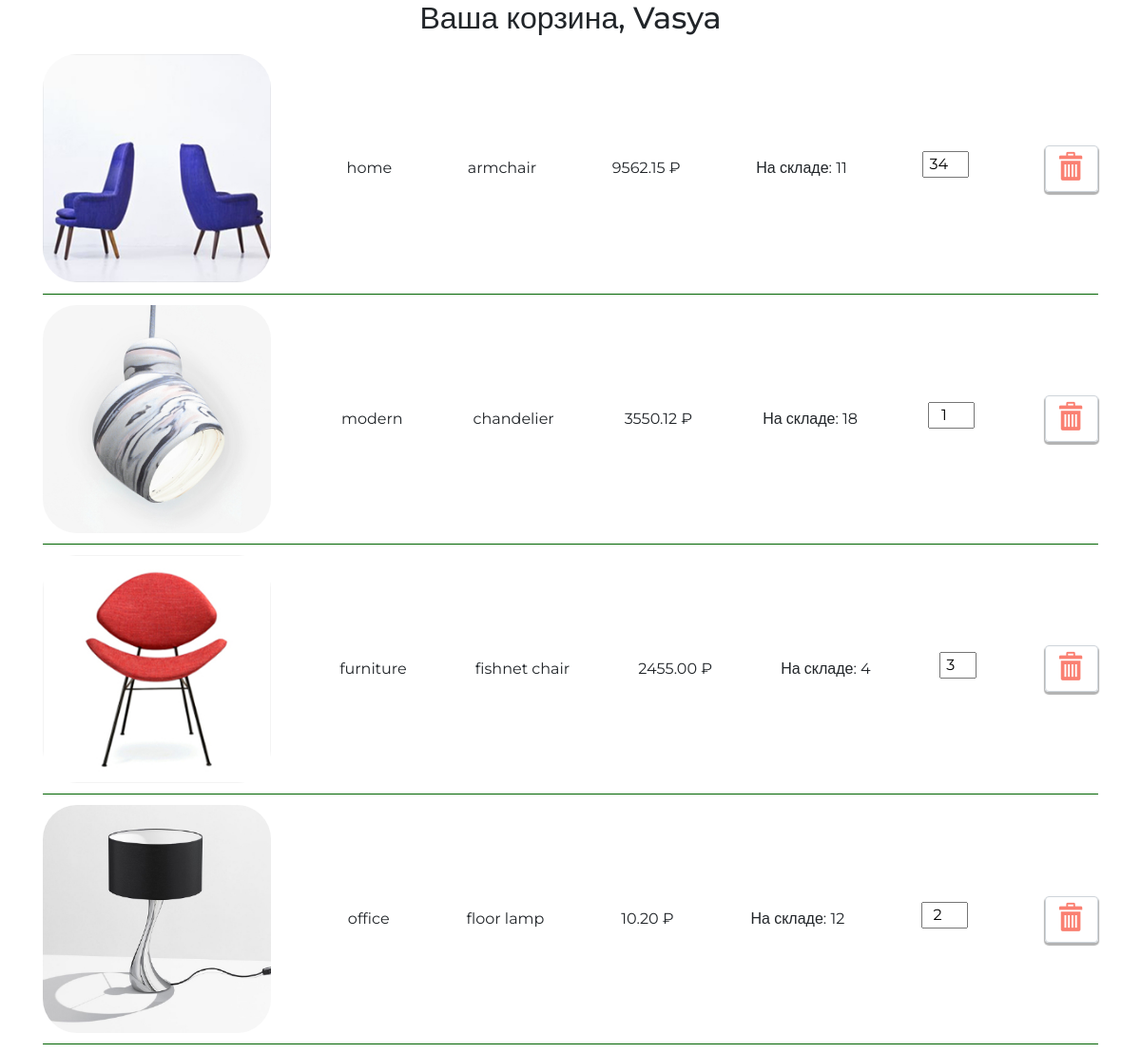
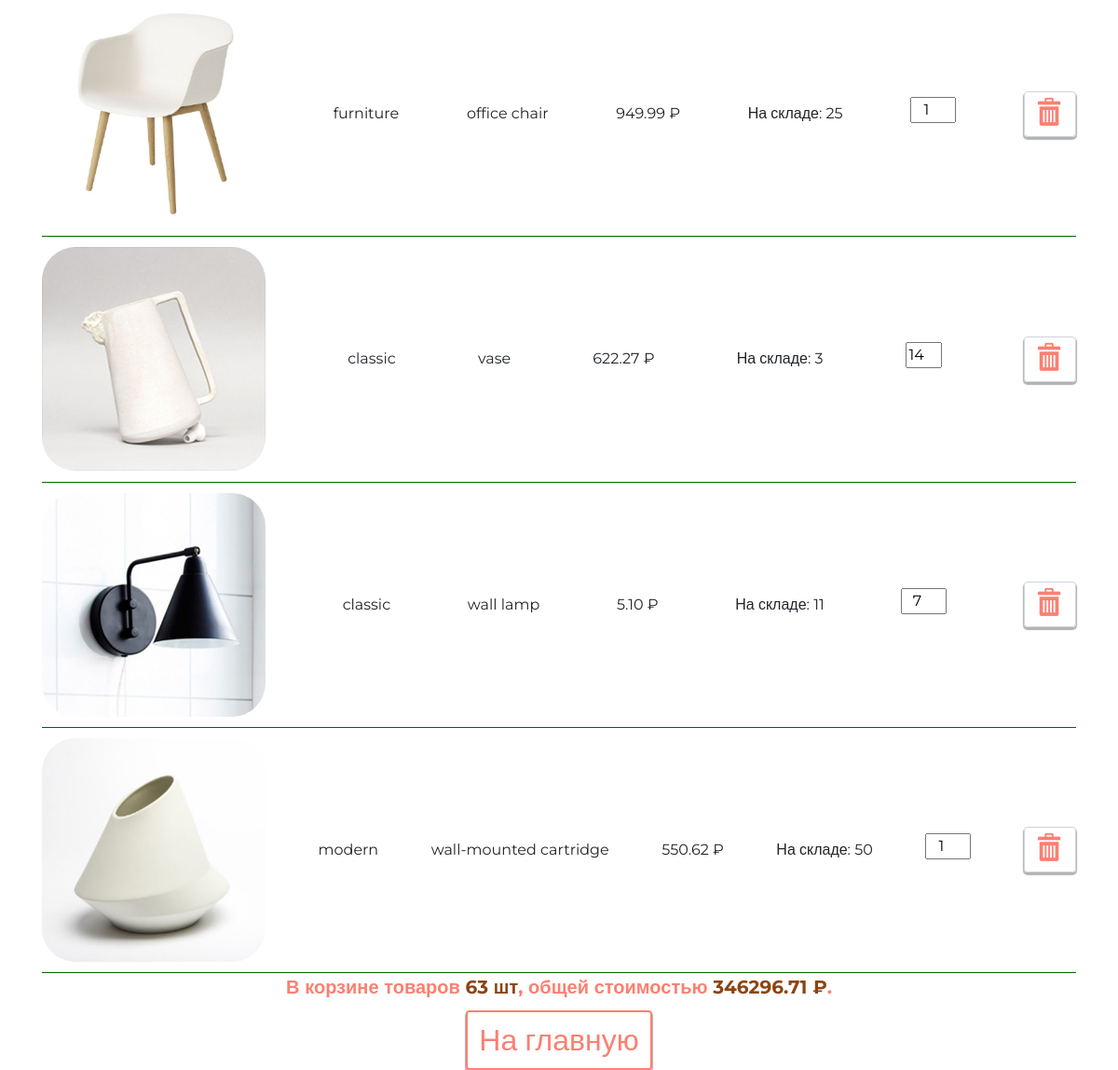
The app's page /basket/ (signed in), older data (2 pictures, top to bottom).
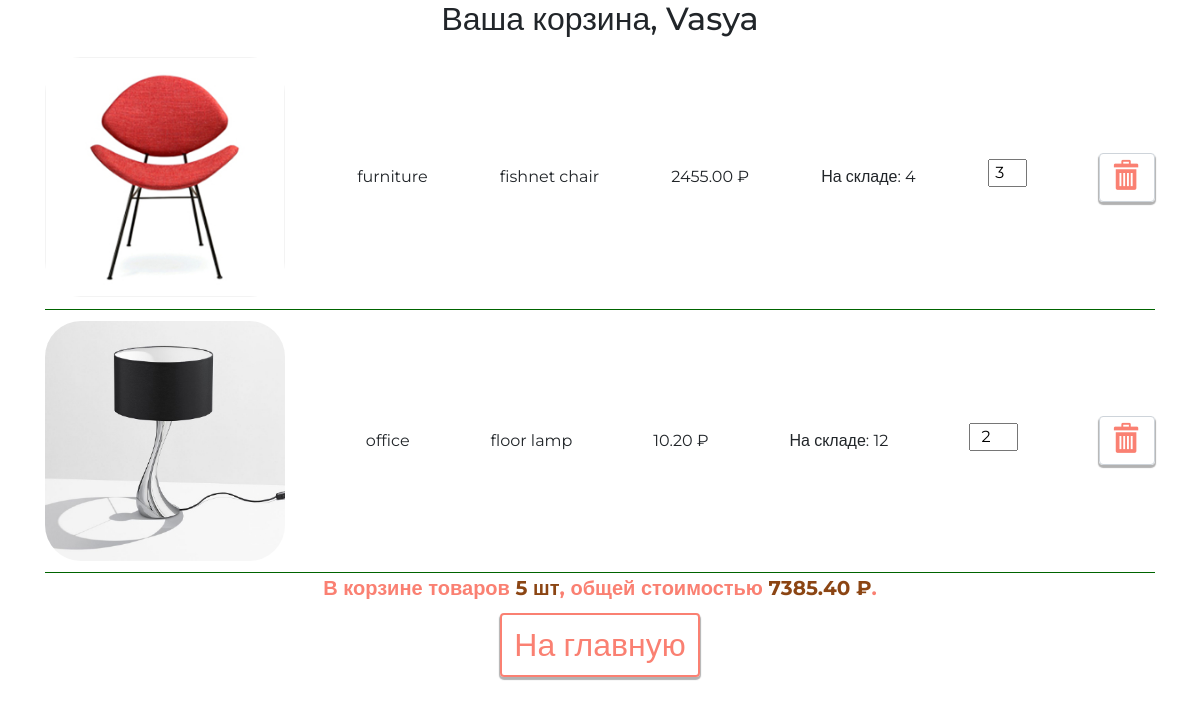
The same page, newer data.
### basketapp/models.py (models this page shows)
class BasketItem(models.Model):
    user = models.ForeignKey(
        get_user_model(),
        verbose_name='Пользователь',
        on_delete=models.CASCADE,
        related_name='user_basket'
    )
    product = models.ForeignKey(Product, verbose_name='Продукт', on_delete=models.CASCADE)
    quantity = models.PositiveIntegerField(default=0, verbose_name='Количество')
    mod_datetime = models.DateTimeField(auto_now=True,  verbose_name='Дата изменения')
    class Meta:
        verbose_name = 'корзина'
        verbose_name_plural = 'корзины'
        ordering = ['product']

### mainapp/models.py (models this page shows, shortened)
class Product(models.Model):
    category = models.ForeignKey(ProductCategory,
                                 on_delete=models.CASCADE,
                                 verbose_name='категория продукта')
    name = models.CharField('имя продукта', max_length=128)
    image = models.ImageField(upload_to='products_images', blank=True)
    short_desc = models.CharField('краткое описание продукта', max_length=64, blank=True)
    description = models.TextField('описание продукта', blank=True)
    price = models.DecimalField('цена продукта', max_digits=8, decimal_places=2, default=0)
    quantity = models.PositiveIntegerField('количество на складе', default=0)
    modified_date = models.DateTimeField(
        verbose_name='дата изменения', auto_now=True)
    class Meta:
        verbose_name = 'продукт'
        verbose_name_plural = 'продукты'
        ordering = ['name']

class ProductCategory(models.Model):
    name = models.CharField(verbose_name='имя категории', max_length=128)
    description = models.TextField(verbose_name='описание категории', blank=True)
    modified_date = models.DateTimeField(
        verbose_name='дата изменения', auto_now=True)
    class Meta:
        verbose_name = 'Категория продукта'
        verbose_name_plural = 'Категории продуктов'
        ordering = ['name']

### authapp/models.py (models this page shows)
class ShopUser(AbstractUser):
    age = models.PositiveIntegerField(verbose_name='возраст', null=True)
    avatar = models.ImageField(upload_to='users_avatars', blank=True)
    def basket_cost(self):
        return sum(item.product.price * item.quantity for item in self.user_basket.all())
    def basket_total_quantity(self):
        return sum(item.quantity for item in self.user_basket.all())

### basketapp/views.py (the view)
# urls.py: path('', adminapp.index, name='index'),
@login_required
def index(request):
    basket_items = request.user.user_basket.all()
    context = {
        'page_title': 'корзина',
        'links_menu': LINKS_MENU,
        'media_url': MEDIA_URL,
        'basket_items': basket_items,
    }
    return render(request, 'basketapp/index.html', context)

### basketapp/templates/basketapp/index.html
{% extends 'basketapp/base.html' %}
{% load static %}
{% block container %}
    <div class="basket-list">
        {% include 'basketapp/inc/inc_basket_items.html' %}
    </div>
{% endblock %}

### basketapp/templates/basketapp/base.html (shortened to what this page needs)
{% load static %}
<!DOCTYPE html>
<html lang="en">
<head>
    {% block css %}
        <link rel="stylesheet" href="{% static 'node_modules/bootstrap/dist/css/bootstrap.min.css' %}">
        <link rel="stylesheet" href="{% static 'fonts/icomoon/style.css' %}">
        <link rel="stylesheet" href="{% static 'css/style.css' %}">
    {% endblock %}
</head>
<body>
<div class="container">
    <div class="h2 text-center head">
        Ваша корзина,
        {{ user.first_name|default:'пользователь'|title }}
    </div>
    {% block container %}
    {% endblock %}
</div>
</body>
</html>

### basketapp/templates/basketapp/inc/inc_basket_items.html
{% if basket_items %}
    {% for item in basket_items %}
        <div class="basket-item-wrapper">
            <img src="{{ media_url }}{{ item.product.image }}"
                 alt="{{ item.product.short_desc }}">
            <span class="category-name">{{ item.product.category.name }}</span>
            <span class="product-name">{{ item.product.name }}</span>
            <span class="product-price">{{ item.product.price }}&nbsp;&#8381;</span>
            <span class="product-quantity">На складе: {{ item.product.quantity }}</span>
            <label>
                <input type="number" name="{{ item.pk }}" min="0"
                       max="{{ item.product.quantity }}"
                       value="{{ item.quantity }}"
                       class="product-qty">
            </label>
            <a href="{% url 'basket:delete' item.pk %}" class="btn btn-round">
                <span class="icon-delete"></span>
            </a>
        </div>
    {% endfor %}
    <div class="basket-summary">
        В корзине товаров <span>{{ user.basket_total_quantity }} шт</span>,
        общей стоимостью <span>{{ user.basket_cost }} &#8381;</span>.
    </div>
{% else %}
    <h4>Корзина пуста</h4>
{% endif %}
<a href="{% url 'main:index' %}" class="btn btn-round in-home">
    На главную
</a>

Row changes from the older to the newer data that the page shows:
removed BasketItem: product.image (picture), product.category.name "home", product.name "armchair", product.price "9562.15", product.quantity "11", quantity "34"
removed BasketItem: product.image (picture), product.category.name "modern", product.name "chandelier", product.price "3550.12", product.quantity "18", quantity "1"
removed BasketItem: product.image (picture), product.category.name "furniture", product.name "office chair", product.price "949.99", product.quantity "25", quantity "1"
removed BasketItem: product.image (picture), product.category.name "classic", product.name "vase", product.price "622.27", product.quantity "3", quantity "14"
removed BasketItem: product.image (picture), product.category.name "classic", product.name "wall lamp", product.price "5.10", product.quantity "11", quantity "7"
removed BasketItem: product.image (picture), product.category.name "modern", product.name "wall-mounted cartridge", product.price "550.62", product.quantity "50", quantity "1"
changed ShopUser "Vasya": basket_total_quantity "63" → "5"; basket_cost "346296.71" → "7385.40"
